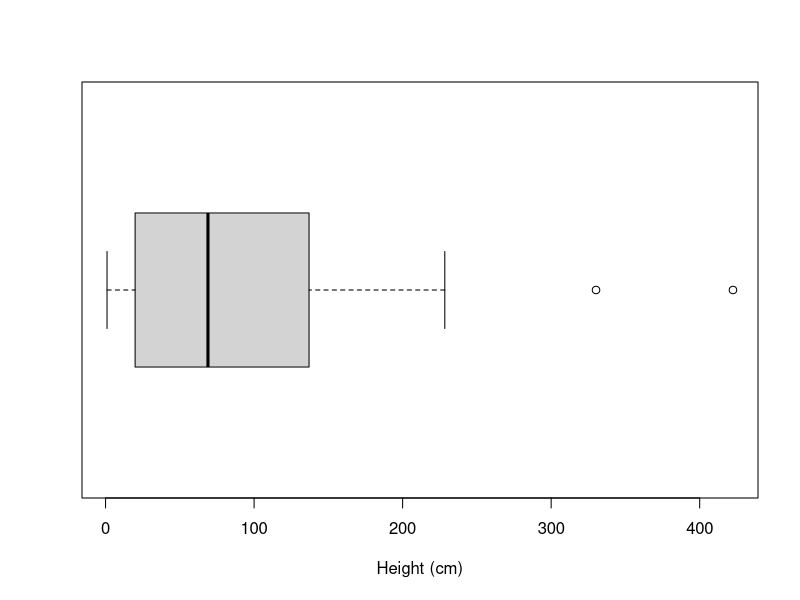
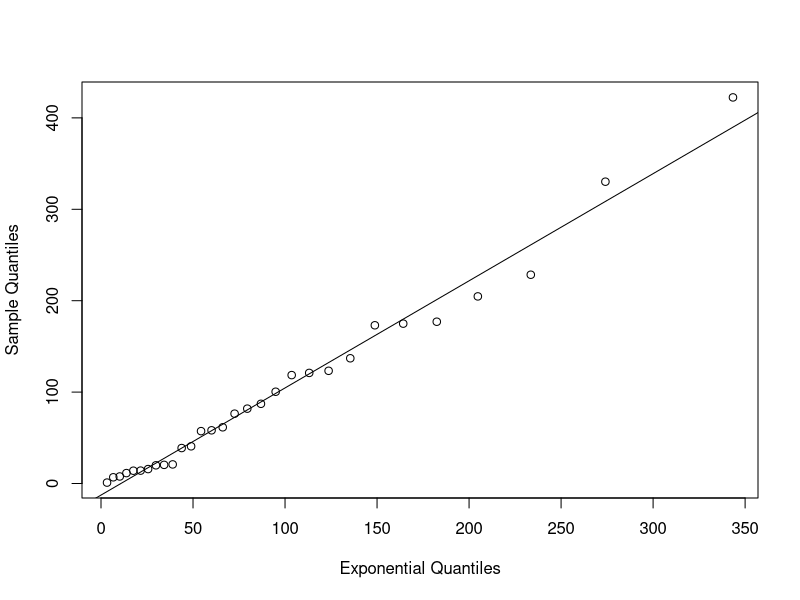
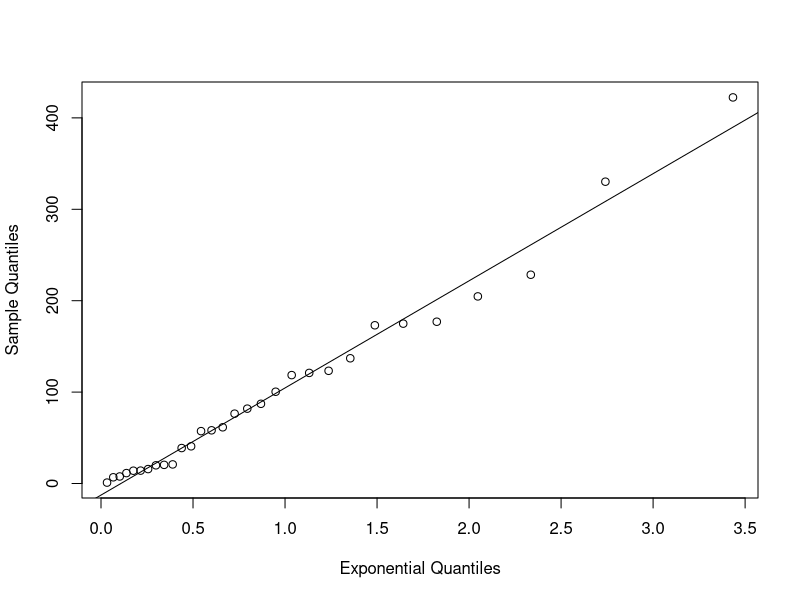
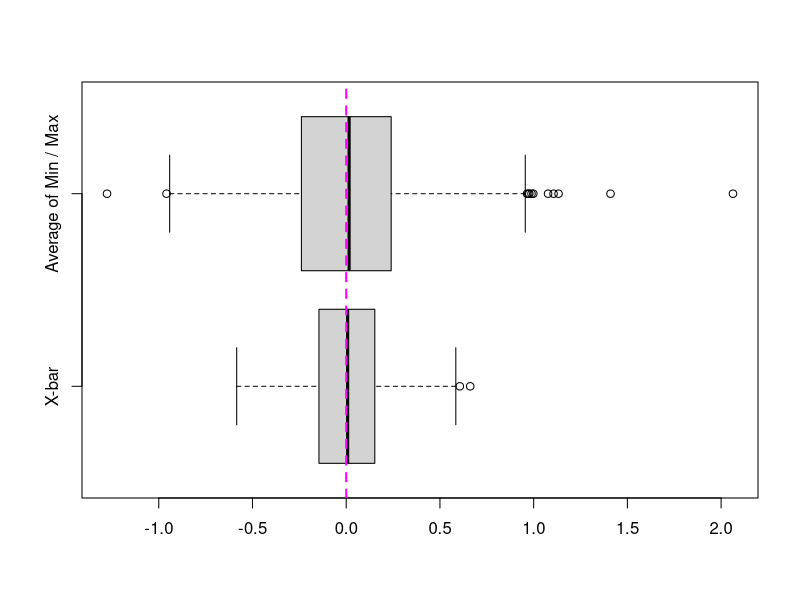

R code for these plots, in order:
## ---- chunk 1
knitr::opts_chunk$set(echo = TRUE)
library(MASS)
## ---- chunk 2
plant.heights <- c(173.1, 61.5, 123.3, 100.4, 20.4, 20.9, 228.4, 1.0, 6.8, 11.4,
                   7.7, 40.7, 15.8, 422.4, 58.2, 19.9, 38.8, 121.0, 118.6, 174.9,
                   87.2, 14.0, 204.7, 81.9, 57.3, 177.0, 14.1, 137.0, 76.4, 330.2)
summary(plant.heights)
## ---- chunk 3
boxplot(plant.heights, horizontal=TRUE, xlab="Height (cm)")
## ---- chunk 4
# No need to include a `start' for the Exponential distribution
exponential.fit <- fitdistr(plant.heights, "exponential")
exponential.fit

## ---- chunk 5
# Adding 1 to the denominator so that we don't get an Inf when CDF = 1
x <- (1:length(plant.heights)) / (length(plant.heights) + 1)
theoretical.quantiles <- qexp(x, rate = 1/100) # Rate parameter in the format
                                               # that R uses
sorted.plant.heights <- sort(plant.heights)

plot(theoretical.quantiles, sorted.plant.heights, 
     xlab = "Exponential Quantiles", ylab = "Sample Quantiles")

# Fit and plot a Line of Best Fit
fit <- lm(sorted.plant.heights ~ theoretical.quantiles)
abline(fit)

## ---- chunk 6
theoretical.quantiles <- qexp(x, rate = 1)
## ---- chunk 7
plot(theoretical.quantiles, sorted.plant.heights, 
     xlab = "Exponential Quantiles", ylab = "Sample Quantiles")

# Fit and plot a Line of Best Fit
fit <- lm(sorted.plant.heights ~ theoretical.quantiles)
abline(fit)

## ---- chunk 8
lm(sorted.plant.heights ~ theoretical.quantiles)
## ---- chunk 9
data <- c(12.9, 2.3, 2.4, 65.0, 6.7, 1.8, 1.5, 1.7, 
          248.7, 1.0, 2.0, 4.9, 3.6, 4.1, 6.8)

mu.hat <- sum(log(data))/length(data)
lambda.hat <- sum((log(data)-mu.hat)^2)/length(data)

variance <- ((length(data) - 1) / length(data)^2) * 2 * lambda.hat^2
standard.error <- sqrt(variance)

standard.error
## ---- chunk 10
lambda.hat
# 0.975 and 0.025 for the 95% CI
conf.interval <- c(((length(data) - 1) * standard.error^2) /
                     qchisq(0.975, (length(data) - 1)),
                   ((length(data) - 1) * standard.error^2) /
                     qchisq(0.025, (length(data) - 1)))
conf.interval
## ---- chunk 11
sample.size <- 20
ntrials <- 1000
sample.means <- 1:ntrials
sample.midranges <- 1:ntrials

for (i in 1:ntrials) {
  x <- rnorm(sample.size)
  sample.means[i] <- mean(x)
  sample.midranges[i] <- (max(x) + min(x)) / 2
}

mean(sample.means)
mean(sample.midranges)
sd(sample.means)
sd(sample.midranges)
## ---- chunk 12
boxplot(sample.means, sample.midranges, names = c("X-bar", "Average of Min / Max"), 
        horizontal = TRUE)
abline(v = 0, lty = 2, lwd = 2, col = "magenta")
